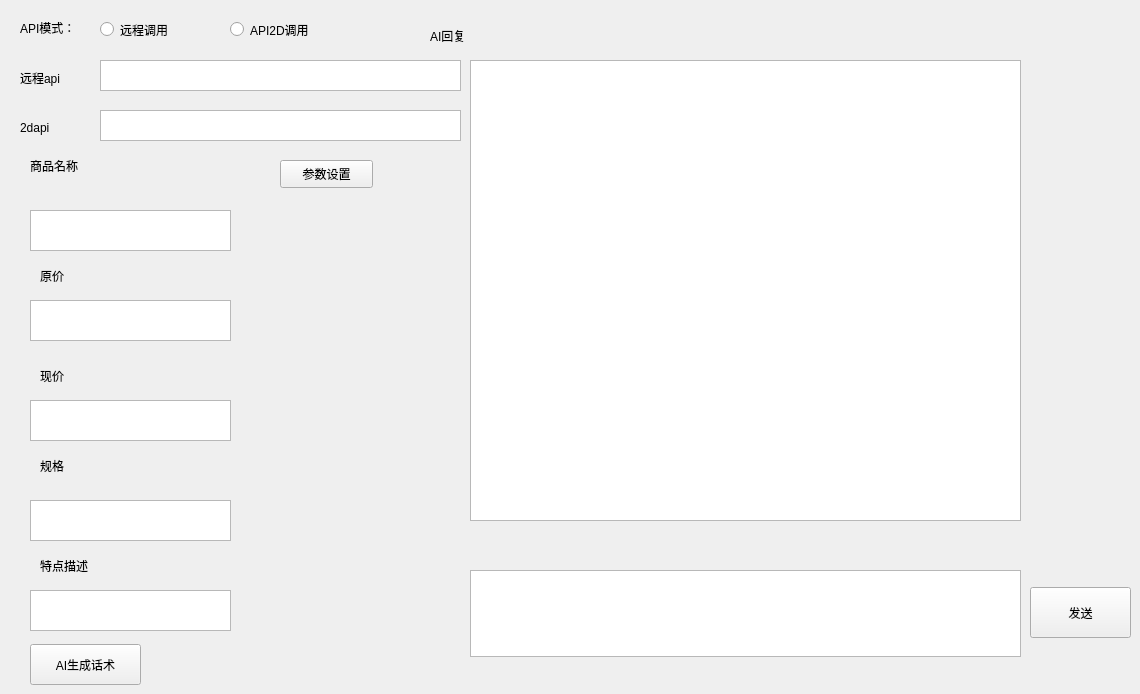
    <widget class="QWidget" name="tab_3">
     <attribute name="title">
      <string>AI话术</string>
     </attribute>
     <widget class="QPlainTextEdit" name="AI_answer_edit">
      <property name="geometry">
       <rect>
        <x>470</x>
        <y>60</y>
        <width>551</width>
        <height>461</height>
       </rect>
      </property>
     </widget>
     <widget class="QPlainTextEdit" name="AI_question_edit">
      <property name="geometry">
       <rect>
        <x>470</x>
        <y>570</y>
        <width>551</width>
        <height>87</height>
       </rect>
      </property>
     </widget>
     <widget class="QPushButton" name="AI_qa_cn">
      <property name="geometry">
       <rect>
        <x>1030</x>
        <y>587</y>
        <width>101</width>
        <height>51</height>
       </rect>
      </property>
      <property name="text">
       <string>发送</string>
      </property>
     </widget>
     <widget class="QPlainTextEdit" name="AI_spmc_hs_edit">
      <property name="geometry">
       <rect>
        <x>30</x>
        <y>210</y>
        <width>201</width>
        <height>41</height>
       </rect>
      </property>
     </widget>
     <widget class="QLabel" name="label_11">
      <property name="geometry">
       <rect>
        <x>30</x>
        <y>150</y>
        <width>91</width>
        <height>31</height>
       </rect>
      </property>
      <property name="text">
       <string>商品名称</string>
      </property>
     </widget>
     <widget class="QPlainTextEdit" name="AI_yj_hs_edit">
      <property name="geometry">
       <rect>
        <x>30</x>
        <y>300</y>
        <width>201</width>
        <height>41</height>
       </rect>
      </property>
     </widget>
     <widget class="QLabel" name="label_12">
      <property name="geometry">
       <rect>
        <x>40</x>
        <y>260</y>
        <width>91</width>
        <height>31</height>
       </rect>
      </property>
      <property name="text">
       <string>原价</string>
      </property>
     </widget>
     <widget class="QPlainTextEdit" name="AI_xj_hs_edit">
      <property name="geometry">
       <rect>
        <x>30</x>
        <y>400</y>
        <width>201</width>
        <height>41</height>
       </rect>
      </property>
     </widget>
     <widget class="QLabel" name="label_13">
      <property name="geometry">
       <rect>
        <x>40</x>
        <y>360</y>
        <width>91</width>
        <height>31</height>
       </rect>
      </property>
      <property name="text">
       <string>现价</string>
      </property>
     </widget>
     <widget class="QPlainTextEdit" name="AI_gg_hs_edit">
      <property name="geometry">
       <rect>
        <x>30</x>
        <y>500</y>
        <width>201</width>
        <height>41</height>
       </rect>
      </property>
     </widget>
     <widget class="QLabel" name="label_14">
      <property name="geometry">
       <rect>
        <x>40</x>
        <y>450</y>
        <width>91</width>
        <height>31</height>
       </rect>
      </property>
      <property name="text">
       <string>规格</string>
      </property>
     </widget>
     <widget class="QPlainTextEdit" name="AI_td_hs_edit">
      <property name="geometry">
       <rect>
        <x>30</x>
        <y>590</y>
        <width>201</width>
        <height>41</height>
       </rect>
      </property>
     </widget>
     <widget class="QLabel" name="label_15">
      <property name="geometry">
       <rect>
        <x>40</x>
        <y>550</y>
        <width>91</width>
        <height>31</height>
       </rect>
      </property>
      <property name="text">
       <string>特点描述</string>
      </property>
     </widget>
     <widget class="QPushButton" name="AI_hs_cn">
      <property name="geometry">
       <rect>
        <x>30</x>
        <y>644</y>
        <width>111</width>
        <height>41</height>
       </rect>
      </property>
      <property name="text">
       <string>AI生成话术</string>
      </property>
     </widget>
     <widget class="QLabel" name="label_16">
      <property name="geometry">
       <rect>
        <x>430</x>
        <y>20</y>
        <width>91</width>
        <height>31</height>
       </rect>
      </property>
      <property name="text">
       <string>AI回复</string>
      </property>
     </widget>
     <widget class="QLabel" name="label_22">
      <property name="geometry">
       <rect>
        <x>20</x>
        <y>20</y>
        <width>61</width>
        <height>16</height>
       </rect>
      </property>
      <property name="text">
       <string>API模式：</string>
      </property>
     </widget>
     <widget class="QRadioButton" name="Api_get_1">
      <property name="geometry">
       <rect>
        <x>100</x>
        <y>20</y>
        <width>115</width>
        <height>19</height>
       </rect>
      </property>
      <property name="text">
       <string>远程调用</string>
      </property>
      <attribute name="buttonGroup">
       <string notr="true">api_get</string>
      </attribute>
     </widget>
     <widget class="QRadioButton" name="Api_get_2">
      <property name="geometry">
       <rect>
        <x>230</x>
        <y>20</y>
        <width>101</width>
        <height>19</height>
       </rect>
      </property>
      <property name="text">
       <string>API2D调用</string>
      </property>
      <attribute name="buttonGroup">
       <string notr="true">api_get</string>
      </attribute>
     </widget>
     <widget class="QPlainTextEdit" name="ape_yc_edit">
      <property name="geometry">
       <rect>
        <x>100</x>
        <y>60</y>
        <width>361</width>
        <height>31</height>
       </rect>
      </property>
     </widget>
     <widget class="QPlainTextEdit" name="ape_2d_edit">
      <property name="geometry">
       <rect>
        <x>100</x>
        <y>110</y>
        <width>361</width>
        <height>31</height>
       </rect>
      </property>
     </widget>
     <widget class="QLabel" name="label_23">
      <property name="geometry">
       <rect>
        <x>20</x>
        <y>70</y>
        <width>61</width>
        <height>16</height>
       </rect>
      </property>
      <property name="text">
       <string>远程api</string>
      </property>
     </widget>
     <widget class="QLabel" name="label_24">
      <property name="geometry">
       <rect>
        <x>20</x>
        <y>120</y>
        <width>61</width>
        <height>16</height>
       </rect>
      </property>
      <property name="text">
       <string>2dapi</string>
      </property>
     </widget>
     <widget class="QPushButton" name="ai_api_url_cn">
      <property name="geometry">
       <rect>
        <x>280</x>
        <y>160</y>
        <width>93</width>
        <height>28</height>
       </rect>
      </property>
      <property name="text">
       <string>参数设置</string>
      </property>
     </widget>
    </widget>
